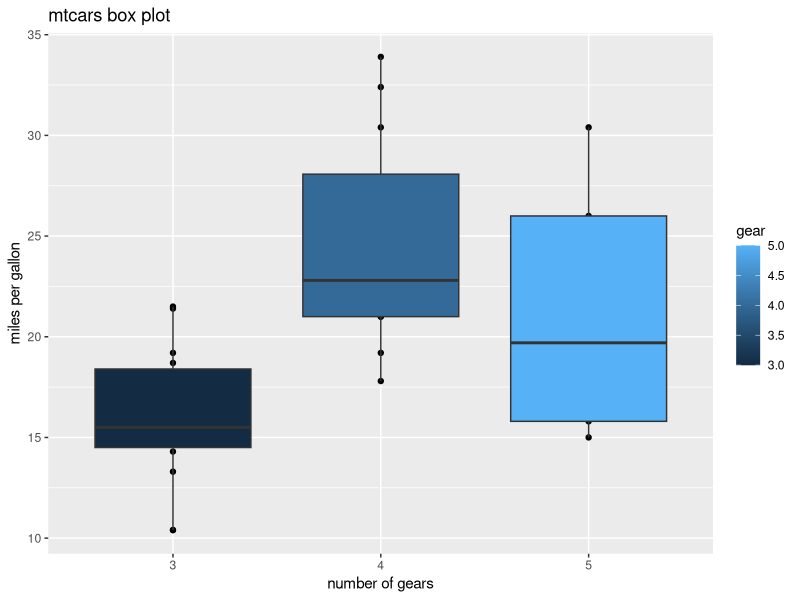
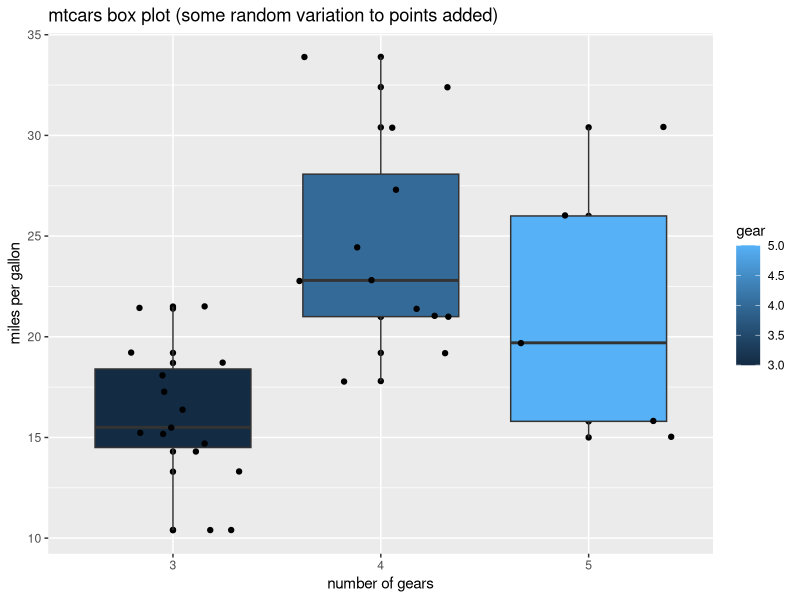
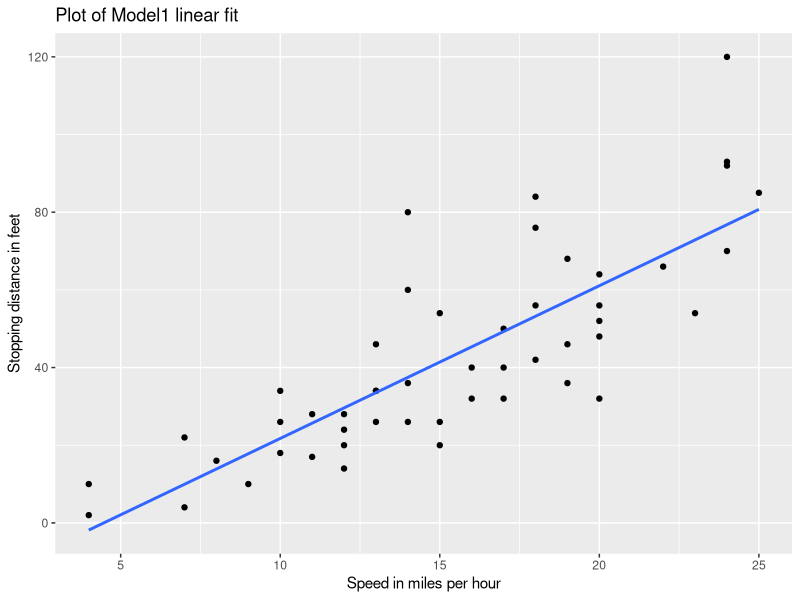
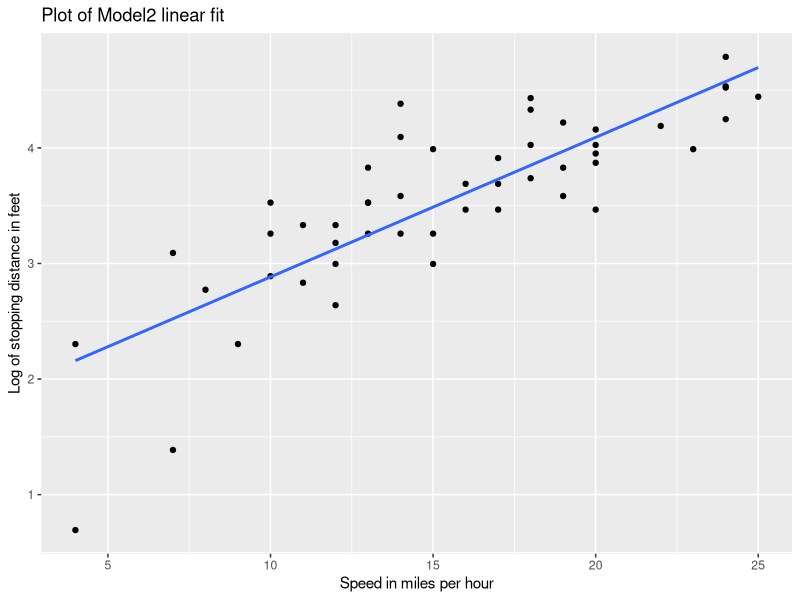
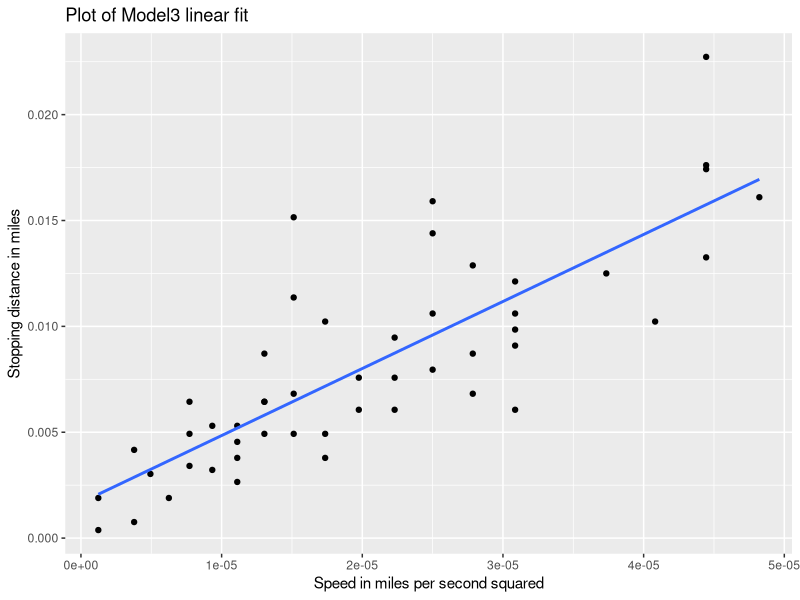

The R script that drew these images, in order:
## ---- chunk 1
sum(5:55)
## ---- chunk 2

n=10
sumfun<- sum(5:n)
sumfun

n=20
sumfun<- sum(5:n)
sumfun

n=100
sumfun<- sum(5:n)
sumfun
## ---- chunk 3

Fibonacci <- numeric(12)
Fibonacci[1] <- Fibonacci[2] <- 1
for (i in 3:12) Fibonacci[i] <- Fibonacci[i-2] + Fibonacci[i-1]
print(Fibonacci)

## ---- chunk 4
library(ggplot2)
str(mtcars)
ggplot(mtcars, aes(x = as.factor(gear), y = mpg, fill = gear))+
  geom_point()+
  geom_boxplot()+
  labs(x='number of gears', y='miles per gallon', title='mtcars box plot')
## ---- chunk 5
#with a small amount of random variation added to the points because of small dataset
library(ggplot2)
ggplot(mtcars, aes(x = as.factor(gear), y = mpg, fill = gear))+
  geom_point()+
  geom_boxplot()+
  geom_jitter()+
  labs(x='number of gears', y='miles per gallon', title='mtcars box plot (some random variation to points added)')
## ---- chunk 6
str(cars)
summary(cars)

# Model1
#variable speed centered around its mean to avoid nonesense negative values
set.seed(1)
speed.c = scale(cars$speed, center = TRUE, scale = FALSE)
model1 = lm(formula = dist~speed.c, data = cars)
summary(model1)
## ---- chunk 7
# Model2 
#optimisation with log transformation of variable distance
#variable speed centered around its mean to avoid nonesense negative values
set.seed(1)
speed.c = scale(cars$speed, center = TRUE, scale = FALSE)
model2 = lm(formular = log(dist)~speed.c, data = cars)
summary(model2)
## ---- chunk 8
# Model1 plot
library(ggplot2)
ggplot(cars, aes(x = speed, y = dist))+
  geom_point()+
  labs(x='Speed in miles per hour', y='Stopping distance in feet', title='Plot of Model1 linear fit')+
  stat_smooth(method = lm, se = FALSE)

## ---- chunk 9
# Model2 plot
library(ggplot2)
ggplot(cars, aes(x = speed, y = log(dist)) )+
  geom_point()+
  labs(x='Speed in miles per hour', y='Log of stopping distance in feet', title='Plot of Model2 linear fit')+
  stat_smooth(method = lm, se = FALSE)
## ---- chunk 10
library(dplyr)
#manipulating data in cars to create new columns with speed in miles per second and stopping distance in miles
carsM <- mutate (cars, speedM = speed/3600, distM = dist/5280)
str(carsM)
## ---- chunk 11
#now doing linear regression with new data to relate stopping distance to square of speed
set.seed(1)
model3 = lm(formula = distM~I(speedM^2), data = carsM)
summary(model3)

## ---- chunk 12
#ggplot of data points and fitted reltionship is model3 plot
library(ggplot2)
ggplot(carsM, aes(x = speedM^2, y = distM))+
  geom_point()+
  labs(x='Speed in miles per second squared', y='Stopping distance in miles', title='Plot of Model3 linear fit')+
  stat_smooth(method = lm, se = FALSE)
